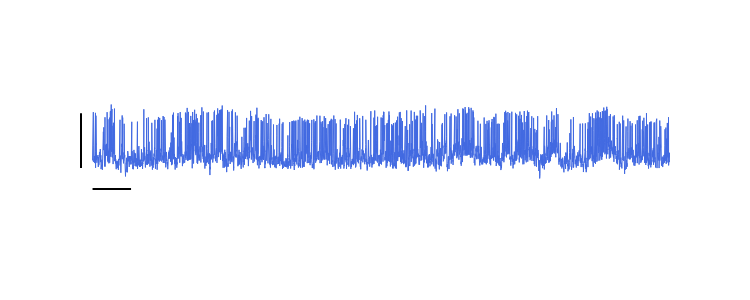
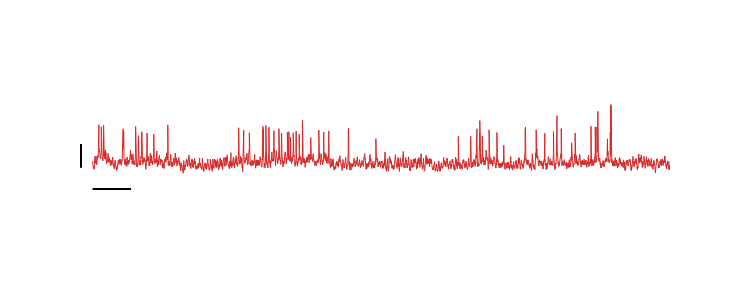

The notebook cell saved with these charts, in order:
### Markdown cell above
# Fig 1d

### Code cell
cells_to_plot = ['RCK2_X_2_1','SRK1_X_24_1']
frames_to_plot = [42000,57000]
frames_after_frame_0 = [4200,5200]
for cell in cells:
    if cell.name in cells_to_plot:
        df=cell.exp.data
        df=cell.exp.bin_data_by_position(48,df)
        df = df.reset_index()
        TRACE_COL = data_utils.get_trace_col_prefix(df)
        trace = df[TRACE_COL+str(cell.cell_num)]
        trace = trace/np.nanstd(trace)
        trace = trace [frames_to_plot[0]:frames_to_plot[1]]
        sub_trace = delete_spikes_bittner_2017(cell)
        filtered_trace_bittner_sub = low_pass_filter_bittner2017(sub_trace, cutoff_freq=3, window_size=0.2, sampling_rate=cell.metadata[FRAME_RATE])
        filtered_trace_theta = butter_bandpass_filter(sub_trace, 4, 12, cell.metadata[FRAME_RATE], order=5)
        fig = make_subplots(
            rows=2 , cols=1,vertical_spacing=0.0,row_heights=[15,5],
            shared_xaxes=True)

        if cell.cell_type=='Pyr':
            cell_color='#d62728'
        elif cell.cell_type=='IN':
            cell_color=IN_COLOR
        else:
            cell_color='black'
        fig.add_scatter(name ='cell '+str(cell.cell_num), x=df.index, y=trace, line=dict(color = cell_color, width=1), showlegend=False ,row=1, col=1)

        fig.update_layout(paper_bgcolor='rgba(0,0,0,0)', plot_bgcolor='rgba(0,0,0,0)')
        fig.update_layout(showlegend=False)
        ### add 3 scale bars:
        x_dist_to_scale_bar=len(trace)/50
        y_dist_to_scale_bar = max(trace)/3
        #add a vertical line at x=-1 with y = 5 SNR
        fig.add_shape(type="line",x0=-x_dist_to_scale_bar,x1=-x_dist_to_scale_bar,y0=0,y1=5,line=dict(color="black",width=2),yref="y")
        #add a vertical line at y=-max position value with x = 0 with time in seconds (multiply by num of ms per frame)
        fig.add_shape(type="line",x0=0,x1=cell.exp.metadata[FRAME_RATE]*2,y0=-y_dist_to_scale_bar,y1=-y_dist_to_scale_bar,line=dict(color="black",width=2),yref="y")

        fig.update_yaxes(visible=False, col=1)
        fig.update_xaxes(visible=False, col=1)    
        fig.update_layout(height=300, width=750)
        print(cell.name)
        fig.show()

### Figure 1 — Plotly figure (JSON) as saved in the notebook; plotly's stock layout.template omitted (floating-point values rounded to 4 significant figures; data arrays with more than 128 entries replaced by an {"elided": "..."} marker saying what was removed)
{"data": [{"line": {"color": "royalblue", "width": 1}, "name": "cell 1", "showlegend": false, "type": "scatter", "x": {"elided": "77643 int values"}, "xaxis": "x", "y": {"elided": "15000 float values"}, "yaxis": "y"}], "layout": {"height": 300, "paper_bgcolor": "rgba(0,0,0,0)", "plot_bgcolor": "rgba(0,0,0,0)", "shapes": [{"line": {"color": "black", "width": 2}, "type": "line", "x0": -300, "x1": -300, "y0": 0, "y1": 5, "yref": "y"}, {"line": {"color": "black", "width": 2}, "type": "line", "x0": 0, "x1": 1000, "y0": -1.937, "y1": -1.937, "yref": "y"}], "showlegend": false, "width": 750, "xaxis": {"anchor": "y", "domain": [0, 1], "matches": "x2", "showticklabels": false, "visible": false}, "xaxis2": {"anchor": "y2", "domain": [0, 1], "visible": false}, "yaxis": {"anchor": "x", "domain": [0.25, 1], "visible": false}, "yaxis2": {"anchor": "x2", "domain": [0, 0.25], "visible": false}}}

### Figure 2 — Plotly figure (JSON) as saved in the notebook; plotly's stock layout.template omitted (floating-point values rounded to 4 significant figures; data arrays with more than 128 entries replaced by an {"elided": "..."} marker saying what was removed)
{"data": [{"line": {"color": "#d62728", "width": 1}, "name": "cell 1", "showlegend": false, "type": "scatter", "x": {"elided": "75084 int values"}, "xaxis": "x", "y": {"elided": "15000 float values"}, "yaxis": "y"}], "layout": {"height": 300, "paper_bgcolor": "rgba(0,0,0,0)", "plot_bgcolor": "rgba(0,0,0,0)", "shapes": [{"line": {"color": "black", "width": 2}, "type": "line", "x0": -300, "x1": -300, "y0": 0, "y1": 5, "yref": "y"}, {"line": {"color": "black", "width": 2}, "type": "line", "x0": 0, "x1": 1000, "y0": -4.436, "y1": -4.436, "yref": "y"}], "showlegend": false, "width": 750, "xaxis": {"anchor": "y", "domain": [0, 1], "matches": "x2", "showticklabels": false, "visible": false}, "xaxis2": {"anchor": "y2", "domain": [0, 1], "visible": false}, "yaxis": {"anchor": "x", "domain": [0.25, 1], "visible": false}, "yaxis2": {"anchor": "x2", "domain": [0, 0.25], "visible": false}}}
